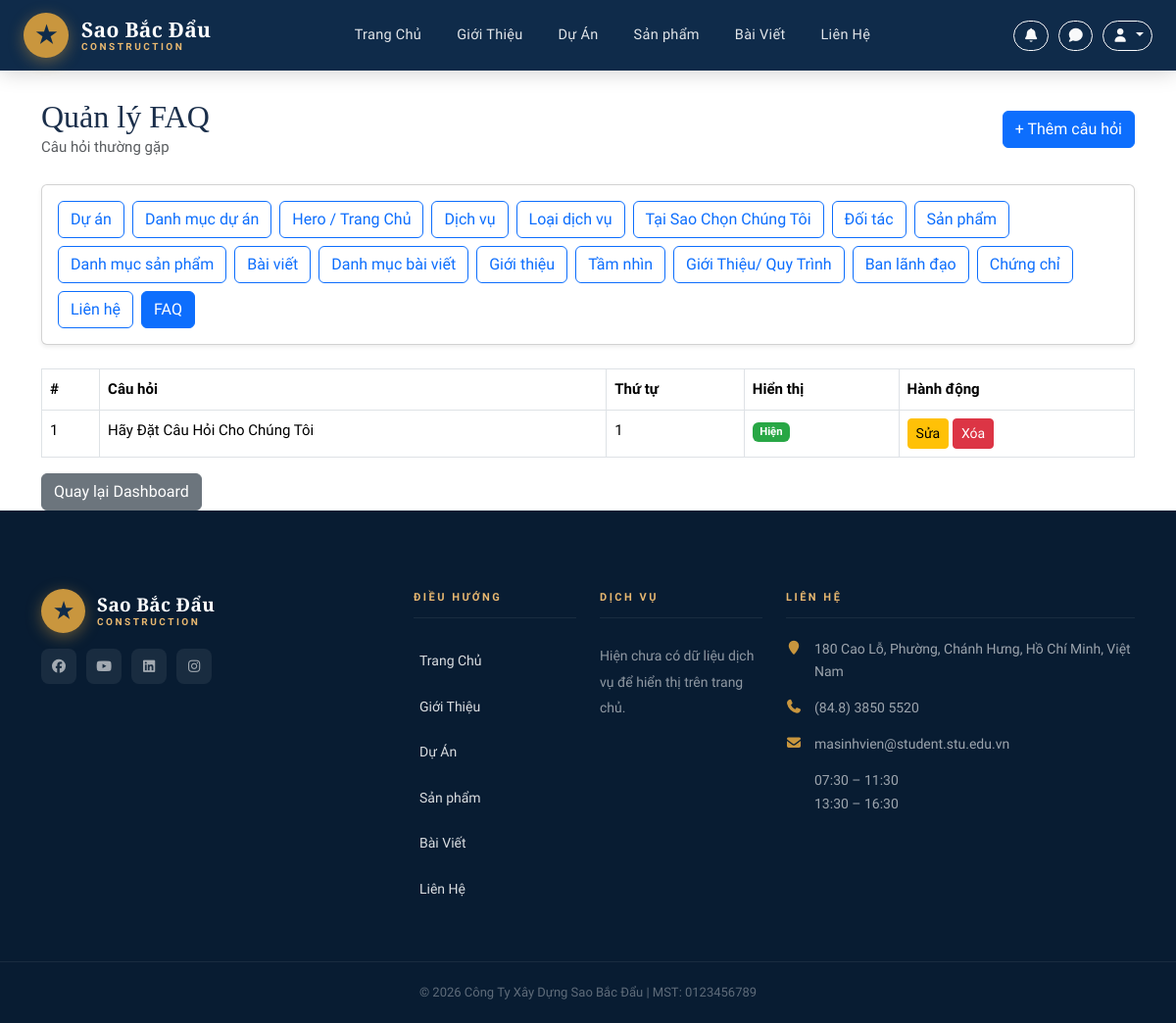
Before: /faqs/ (signed in) with the older database file.
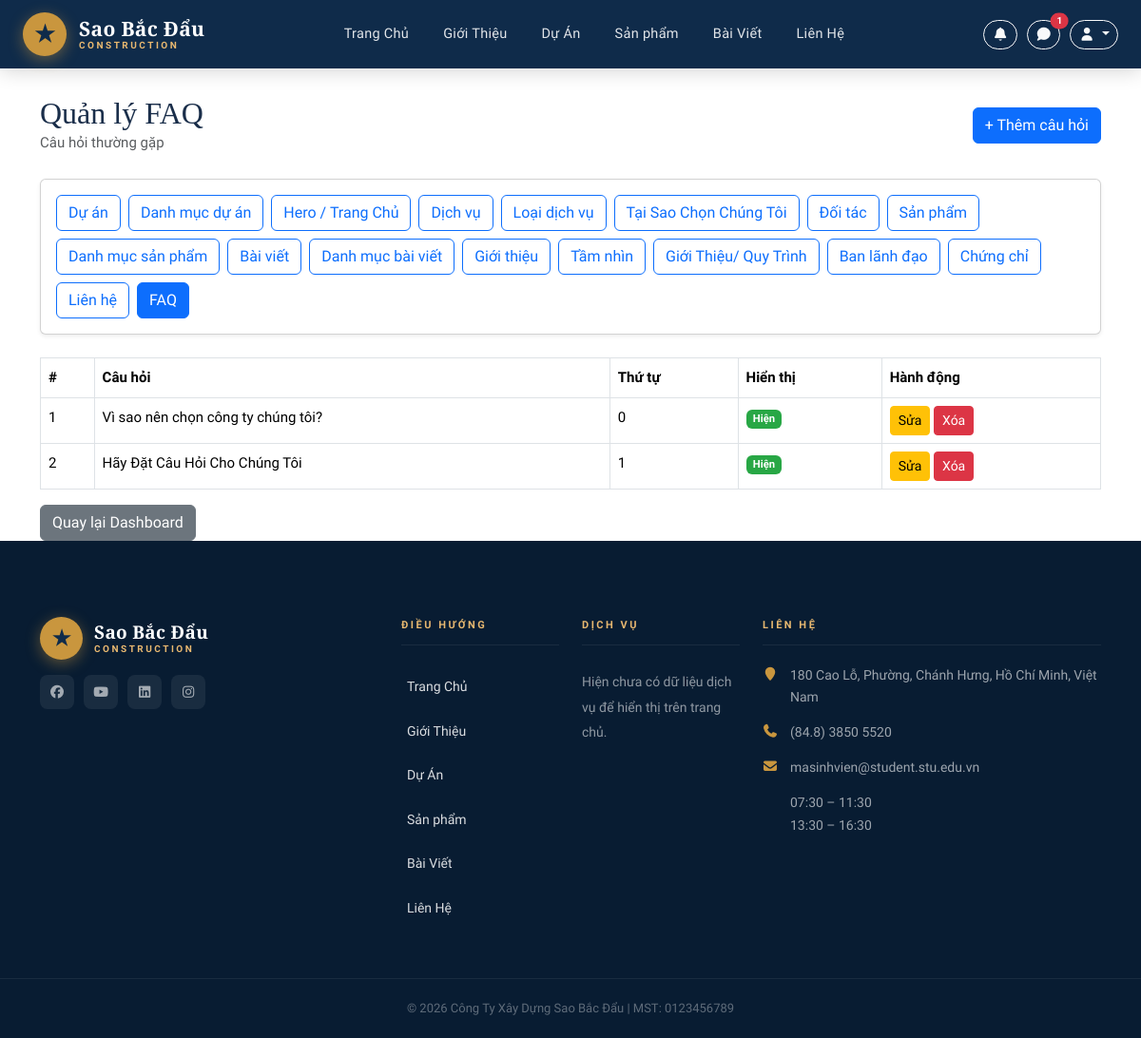
After: the same page with the newer database file.
### home/models.py (models this page shows, shortened)
class FAQ(models.Model):
    question = models.CharField(max_length=500, verbose_name="Câu hỏi")
    answer = models.TextField(verbose_name="Câu trả lời")
    order = models.PositiveIntegerField(default=0, verbose_name="Thứ tự")
    is_active = models.BooleanField(default=True, verbose_name="Hiển thị")
    created_at = models.DateTimeField(auto_now_add=True)
    class Meta:
        ordering = ["order", "created_at"]

### home/views.py (the view)
# urls.py: path("faqs/", views.faq_list, name="faq_list"),
@staff_required
def faq_list(request):
    faqs = FAQ.objects.all()
    error = request.GET.get("error")
    return render(request, "home/faq_list.html", {"faqs": faqs, "error": error})

### home/context_processors.py (called while the page is built)
def site_contact(request):
    contact = (
        ContactInfo.objects.filter(is_active=True)
        .order_by("order", "created_at")
        .first()
    )
    unread_notifications_count = 0
    recent_notifications = []
    if request.user.is_authenticated:
        unread_notifications_count = Notification.objects.filter(
            user=request.user,
            is_read=False,
        ).count()
        recent_notifications = Notification.objects.filter(user=request.user)[:5]
    consultations_unfinished = Consultation.objects.exclude(status="done").count()
    return {
        "site_contact": contact,
        "unread_notifications_count": unread_notifications_count,
        "recent_notifications": recent_notifications,
        "consultations_unfinished": consultations_unfinished,
    }

### templates/home/faq_list.html (shortened to what this page needs)
{% extends 'base.html' %}
{% block content %}
<div class="container" style="margin-top:100px;">
    <div class="d-flex justify-content-between align-items-center mb-4 flex-wrap gap-2">
        <div>
        <h2 style="margin:0;">Quản lý FAQ</h2>
            <p class="text-muted mb-0">Câu hỏi thường gặp</p>
        </div>
        <div class="d-flex gap-2 flex-wrap">
        <a href="{% url 'faq_add' %}" class="btn btn-primary">+ Thêm câu hỏi</a>
        </div>
    </div>
    <div class="card shadow-sm mb-4">
        <div class="card-body d-flex flex-wrap gap-2">
            <a href="{% url 'dashboard' %}" class="btn btn-outline-primary">Dự án</a>
            <a href="{% url 'project_category_list' %}" class="btn btn-outline-primary">Danh mục dự án</a>
            <a href="{% url 'hero_edit' %}" class="btn btn-outline-primary">Hero / Trang Chủ</a>
            <a href="{% url 'service_list' %}" class="btn btn-outline-primary">Dịch vụ</a>
            <a href="{% url 'service_type_list' %}" class="btn btn-outline-primary">Loại dịch vụ</a>
            <a href="{% url 'why_choose_item_list' %}" class="btn btn-outline-primary">Tại Sao Chọn Chúng Tôi</a>
            <a href="{% url 'partner_list' %}" class="btn btn-outline-primary">Đối tác</a>
            <a href="{% url 'product_list' %}" class="btn btn-outline-primary">Sản phẩm</a>
            <a href="{% url 'product_category_list' %}" class="btn btn-outline-primary">Danh mục sản phẩm</a>
            <a href="{% url 'post_list' %}" class="btn btn-outline-primary">Bài viết</a>
            <a href="{% url 'post_category_list' %}" class="btn btn-outline-primary">Danh mục bài viết</a>
            <a href="{% url 'about_intro_edit' %}" class="btn btn-outline-primary">Giới thiệu</a>
            <a href="{% url 'statement_list' %}" class="btn btn-outline-primary">Tầm nhìn</a>
            <a href="{% url 'about_video_tour_edit' %}" class="btn btn-outline-primary">Giới Thiệu/ Quy Trình</a>
            <a href="{% url 'leadership_list' %}" class="btn btn-outline-primary">Ban lãnh đạo</a>
            <a href="{% url 'certificate_list' %}" class="btn btn-outline-primary">Chứng chỉ</a>
            <a href="{% url 'contact_info_list' %}" class="btn btn-outline-primary">Liên hệ</a>
            <a href="{% url 'faq_list' %}" class="btn btn-outline-primary active">FAQ</a>
        </div>
    </div>
    <table class="table table-bordered table-hover">
        <thead class="thead-dark">
            <tr>
                <th>#</th>
                <th>Câu hỏi</th>
                <th>Thứ tự</th>
                <th>Hiển thị</th>
                <th>Hành động</th>
            </tr>
        </thead>
        <tbody>
            {% for faq in faqs %}
            <tr>
                <td>{{ forloop.counter }}</td>
                <td>{{ faq.question }}</td>
                <td>{{ faq.order }}</td>
                <td>
                    {% if faq.is_active %}
                        <span class="badge badge-success">Hiện</span>
                    {% else %}
                        <span class="badge badge-secondary">Ẩn</span>
                    {% endif %}
                </td>
                <td>
                    <a href="{% url 'faq_edit' faq.id %}" class="btn btn-sm btn-warning">Sửa</a>
                    <a href="{% url 'faq_delete' faq.id %}"
                       class="btn btn-sm btn-danger"
                       onclick="return confirm('Xóa câu hỏi này?')">Xóa</a>
                </td>
            </tr>
            {% empty %}
            <tr><td colspan="5" class="text-center">Chưa có câu hỏi nào.</td></tr>
            {% endfor %}
        </tbody>
    </table>
    <a href="{% url 'dashboard' %}" class="btn btn-secondary">Quay lại Dashboard</a>
</div>
{% endblock %}

### templates/base.html (shortened to what the changed rows need)
<!doctype html>
<html lang="vi">
  {% load static %}
  <head>
    <link
      rel="stylesheet"
      href="{% static 'vendor/bootstrap/css/bootstrap.min.css' %}"
    />
    <link
      rel="stylesheet"
      href="https://cdn.jsdelivr.net/npm/@fortawesome/fontawesome-free@7.2.0/css/all.min.css"
    />
    <link
      rel="stylesheet"
      href="{% static 'vendor/animate/animate.min.css' %}"
    />
    <link rel="stylesheet" href="{% static 'css/style.css' %}" />
    <link rel="stylesheet" href="{% static 'css/home.css' %}" />
    <link rel="stylesheet" href="{% static 'css/about.css' %}" />
    <link rel="stylesheet" href="{% static 'css/contact.css' %}" />
  </head>
  <body>
    <header
      class="site-navbar js-sticky-header site-navbar-target"
      role="banner"
    >
      <div class="container">
        <div class="navbar-inner">
          <div class="nav-actions d-none d-xl-flex align-items-center" style="gap: 10px;">
            {% if user.is_authenticated %}
              {% if user.is_staff %}
              <a
                href="{% url 'consultation_list' %}"
                class="btn btn-sm btn-outline-light position-relative"
                title="Tư vấn"
              >
                <i class="fa fa-comment"></i>
                {% if consultations_unfinished %}
                <span
                  class="badge bg-danger position-absolute top-0 start-100 translate-middle rounded-pill"
                  style="font-size: 10px;"
                >
                  {{ consultations_unfinished }}
                </span>
                {% endif %}
              </a>
              {% endif %}
            {% endif %}
          </div>
        </div>
      </div>
    </header>
    {% block content %} {% endblock %}
  </body>
</html>

Changed rows visible on the page:
added FAQ: question "Vì sao nên chọn công ty chúng tôi?", order "0", is_active "Hiện"
Other visible differences:
{{ consultations_unfinished }}: (not shown) → "1"
